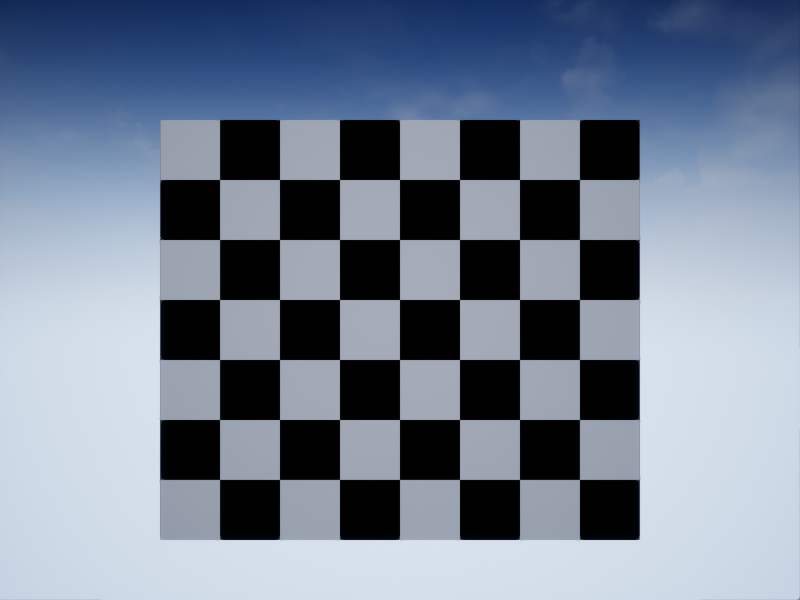
#> input picture js_recursive_stereo/resources/AirSimCameraCalibration/left/left_00000.png, 800 x 600 px
$ python generate_pcl_calib.py
#> lines starting #> are read from the running program, lines starting #| are printed output that depends on the picture; after the words box and inside, x2 and y2 are one past the last pixel; in counts of white or black regions, pixels touching at a corner belong together
import numpy as np
import cv2

# Copied from https://github.com/utiasSTARS/pykitti/blob/master/pykitti/utils.py
def read_calib_file(filepath):
    """Read in a calibration file and parse into a dictionary."""
    data = {}
    with open(filepath, 'r') as f:
        for line in f.readlines():
            key, value = line.split(':', 1)
            # The only non-float values in these files are dates, which
            # we don't care about anyway
            try:
                data[key] = np.array([float(x) for x in value.split()])
            except ValueError:
                pass
    return data

# Focal Length in [pix]
f                           =    573.2981
# u-Coordinate of Center Point in [pix]
c_u                         =    399.5661
# u-Coordinate of Center Point in [pix]
c_v                         =    295.6579
# baseline with respect to reference camera 0 in [m]
b                           =    0.1400

Q = np.matrix(
    [[ 0,         0,         0,          f],
     [-1.0000,    0,         0,          c_u],
     [ 0,        -1.0000,    0,          c_v],
     [ 0,         0,         1/b,        0]])

ply_header = '''ply
format ascii 1.0
element vertex %(vert_num)d
property float x
property float y
property float z
property uchar red
property uchar green
property uchar blue
end_header
'''

def write_ply(fn, verts, colors):
    verts = verts.reshape(-1, 3)
    colors = colors.reshape(-1, 3)
    verts = np.hstack([verts, colors])
    with open(fn, 'wb') as f:
        f.write((ply_header % dict(vert_num=len(verts))).encode('utf-8'))
        np.savetxt(f, verts, fmt='%f %f %f %d %d %d ')

# Following part for converting a disparity image to a PointCloud was originally copied from
# https://stackoverflow.com/questions/45325795/point-cloud-from-kitti-stereo-images

imgC = cv2.imread('../../resources/AirSimCameraCalibration/left/left_00000.png')
#> imgC is the input picture: shape (600, 800, 3); mean B, G, R 147, 128.7, 116.9
imgL = cv2.imread('../../resources/AirSimCameraCalibration/left/left_00000.png')
imgR = cv2.imread('../../resources/AirSimCameraCalibration/right/right_00000.png')
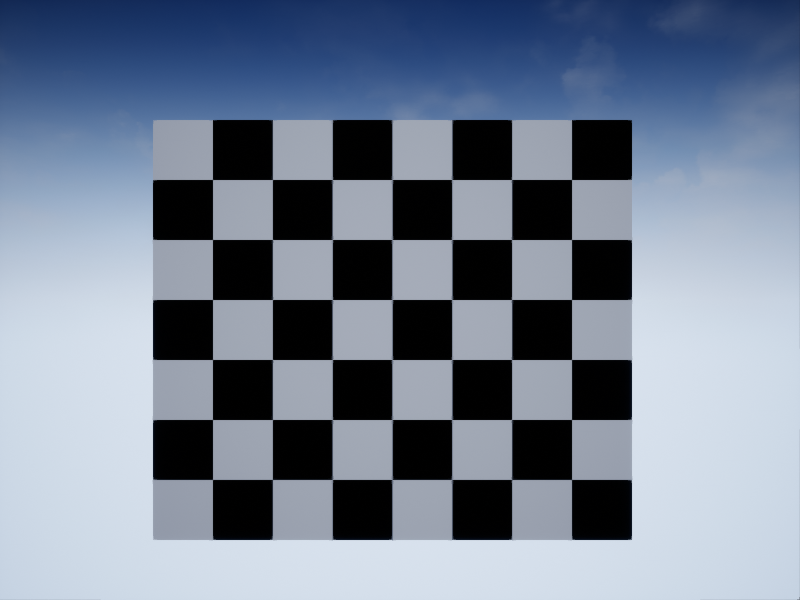
#> input picture js_recursive_stereo/resources/AirSimCameraCalibration/right/right_00000.png, 800 x 600 px
#> imgR is the input picture: shape (600, 800, 3); mean B, G, R 147.2, 128.9, 117

imgL = cv2.cvtColor( imgL, cv2.COLOR_RGB2GRAY )
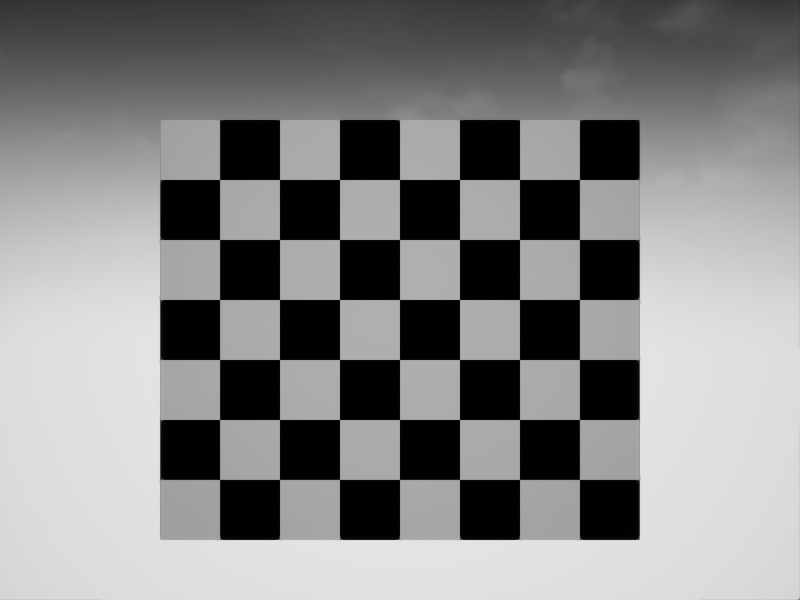
#> imgL: shape (600, 800); min 0, max 228, mean 132.8
imgR = cv2.cvtColor( imgR, cv2.COLOR_RGB2GRAY )
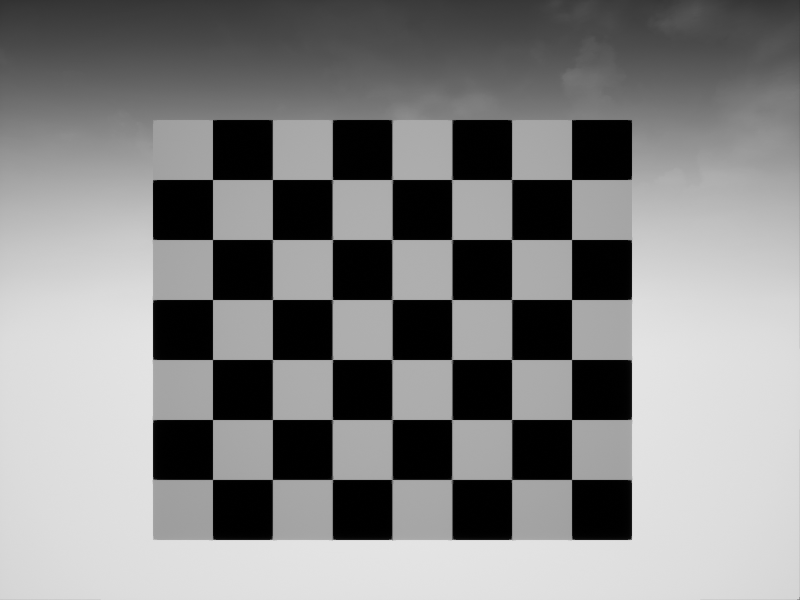
#> imgR: shape (600, 800); min 0, max 228, mean 133

window_size = 9
minDisparity = 1
stereo = cv2.StereoSGBM_create(
    blockSize=10,
    numDisparities=64,
    preFilterCap=10,
    minDisparity=minDisparity,
    P1=4 * 3 * window_size ** 2,
    P2=32 * 3 * window_size ** 2
)

print('computing disparity...')
disp = stereo.compute(imgL, imgR).astype(np.float32) / 16.0
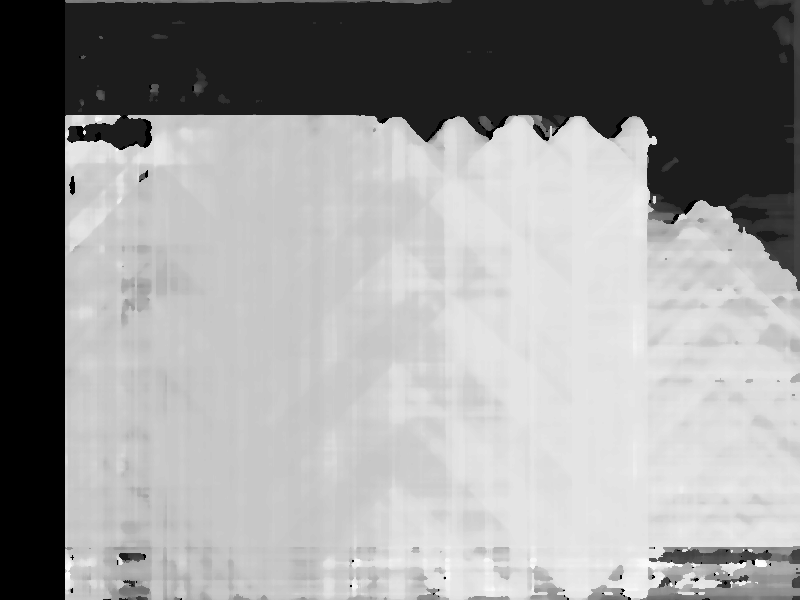
#> disp: shape (600, 800) float32; min 0, max 8.94, mean 5.35; drawn with min black and max white


points = cv2.reprojectImageTo3D(disp, Q)
#> points: shape (600, 800, 3) float32; 8.39% of the values are NaN or infinite; the others: min -55.08, max 80.26, mean 10.1
colors = cv2.cvtColor(imgC, cv2.COLOR_BGR2RGB)
mask = disp > disp.min()
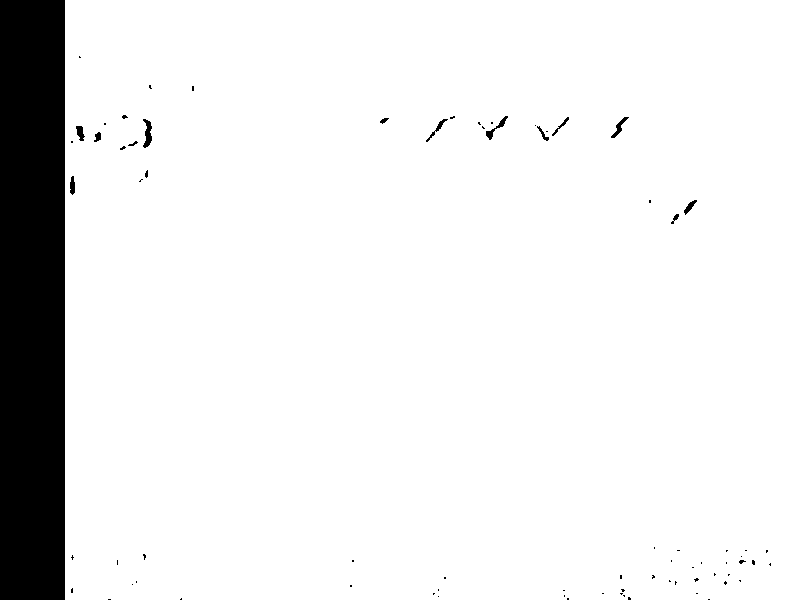
#> mask: shape (600, 800) bool; 91.6% white; 76 black regions (62 under 20 px), largest, box (x1, y1, x2, y2) and area: (0, 0, 65, 600) 39000, (143, 119, 152, 148) 155, (486, 116, 508, 140) 119
out_points = points[mask]
out_colors = colors[mask]
out_fn = 'checkerboard.ply'
write_ply('checkerboard.ply', out_points, out_colors)
print('%s saved' % 'checkerboard.ply')
